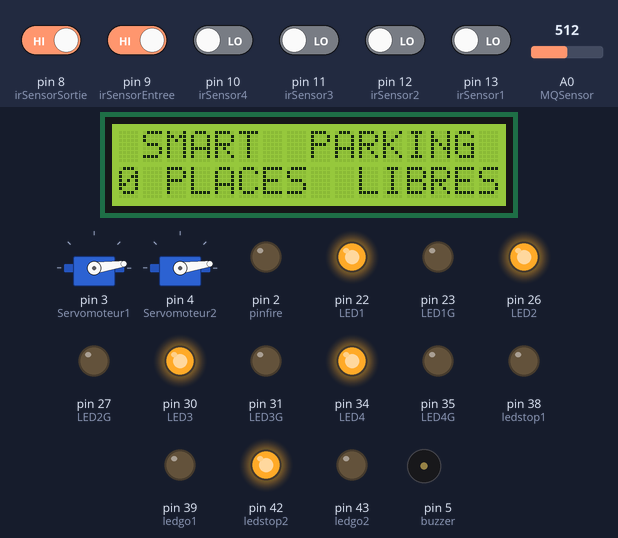
This sketch was run on a simulated Arduino Mega 2560, built with avr-gcc and run on an emulated ATmega2560. Shown: 2 × servo, 16×2 character LCD, output pins drawn as LEDs (lit = HIGH), buzzer (waves = sounding). Dashed ring = blinking. Inputs (shaded band) come from the test bench; at power-on: pin 8 (irSensorSortie), pin 9 (irSensorEntree) HIGH, pin 10 (irSensor4), pin 11 (irSensor3), pin 12 (irSensor2), pin 13 (irSensor1) LOW, A0 (MQSensor) = 512. What the sketch prints to the serial monitor is not drawn.

Above: at 1.2 s.
1.3 s: A0 (MQSensor) set to 784
2.8 s: A0 (MQSensor) set to 812
At 4.4 s:
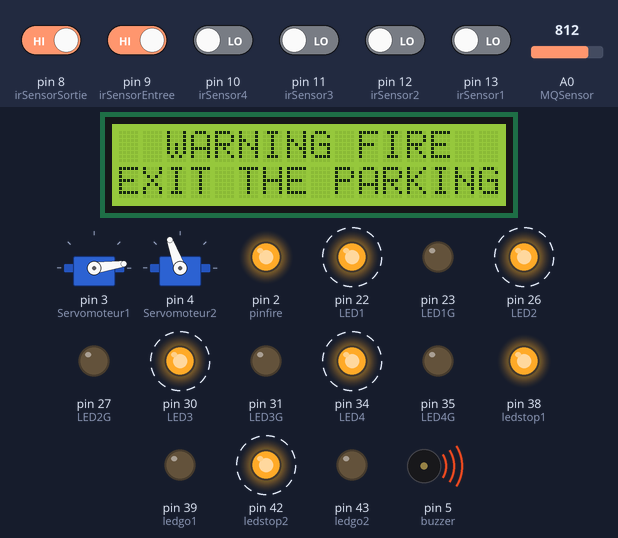
5.8 s: A0 (MQSensor) set to 790
At 6.1 s:
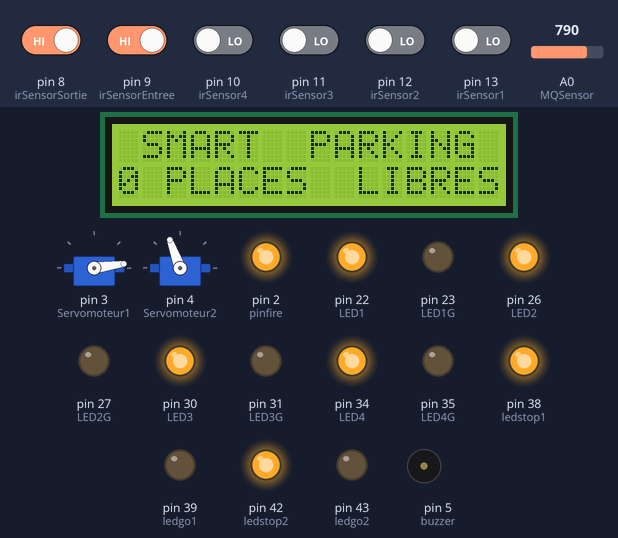
7.3 s: pin 10 (irSensor4) driven HIGH
At 9.2 s:
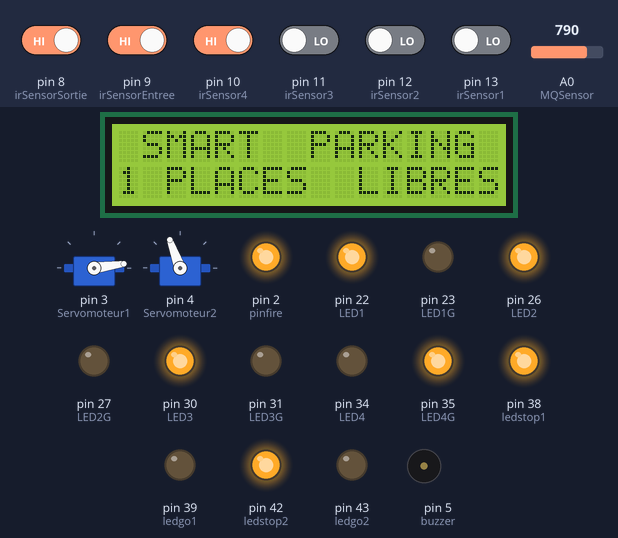
9.8 s: pin 11 (irSensor3) driven HIGH
At 10.7 s:
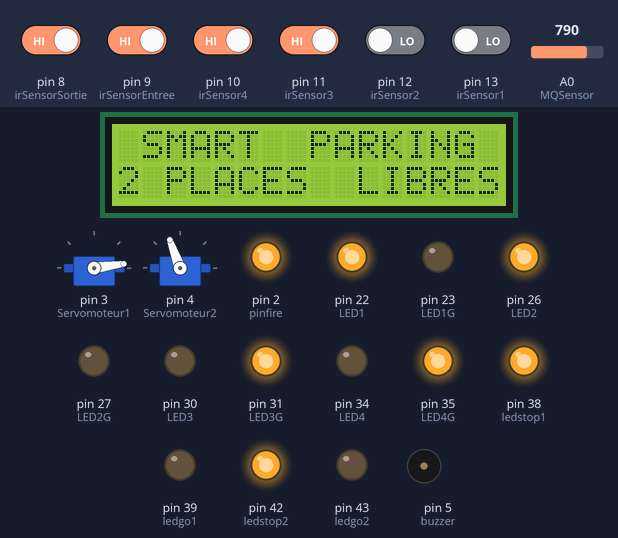
11.3 s: pin 12 (irSensor2) driven HIGH
At 11.6 s:
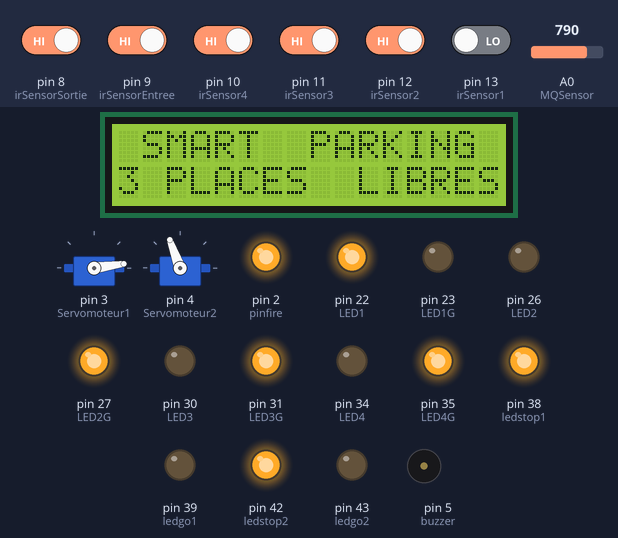
Timing chart, 0 to 13.8 s (numbered marks = the images above; inputs shaded):
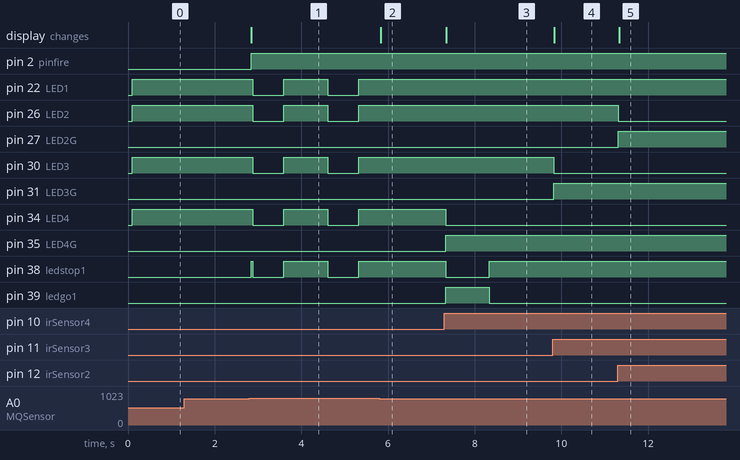

Measured:
- the behaviour switches between 800 and 801 on A0 (MQSensor) (found by bisection; images 0 and 1)
- after the input at 1.3 s, every drawn part: stays the same
- after the input at 2.8 s, pin 2 (pinfire): LOW → HIGH at once; pin 22 (LED1): alternates HIGH for 1.0 s and LOW for 0.72 s, starting after 0.08 s
- after the input at 5.8 s, pin 22 (LED1), pin 26 (LED2), pin 30 (LED3), pin 34 (LED4), pin 38 (ledstop1), pin 42 (ledstop2): stays HIGH (without the input it goes to LOW after 0.54 s); the display: changes at once (image 2)
- after the input at 7.3 s, pin 34 (LED4): HIGH → LOW at once; pin 35 (LED4G): LOW → HIGH at once; pin 38 (ledstop1): HIGH → LOW at once, → HIGH 1.0 s later; pin 39 (ledgo1): LOW → HIGH at once, → LOW 1.0 s later; servo on pin 3 (Servomoteur1): 8° → 110° at once, → 8° 1.0 s later; the display: changes at once (image 3)
- after the input at 9.8 s, pin 30 (LED3): HIGH → LOW at once; pin 31 (LED3G): LOW → HIGH at once; the display: changes at once (image 4)
- after the input at 11.3 s, pin 26 (LED2): HIGH → LOW at once; pin 27 (LED2G): LOW → HIGH at once; the display: changes at once (image 5)

The sketch:

Arduino.ino
```cpp
#include "Servo.h"
#include <Wire.h>
#include <LiquidCrystal_I2C.h>
LiquidCrystal_I2C lcd(0x27,16,2);

int irSensor1=13;
int irSensor2=12;
int irSensor3=11;
int irSensor4=10;
int irSensorEntree=9;
int irSensorSortie=8;
int irSensor; // total sensor values

/////////////////////////

int LED1 = 22;//red led of position 1
int LED1G = 23;//green led of position 1
int LED2 = 26;
int LED2G = 27;
int LED3 = 30;
int LED3G = 31;
int LED4 = 34;
int LED4G = 35;
int ledstop1 = 38;//red led of entrance
int ledgo1 = 39;//green led of entrance
int ledstop2 = 42;
int ledgo2 = 43;
int pinfire=2;

////////////

int buzzer = 5;
int MQSensor = A0;
int sensorThreshold = 800;

/////////////
unsigned long CarDetectedEntreeMillis;  // when car is detected in entrance
unsigned long Servo1UpAt;  // when servo1 was up
unsigned long CarDetectedSortieMillis;  // when car is detected in exit
unsigned long Servo2UpAt;  // when servo2 was up

unsigned long ServoDownDelay = 1000; // servo goes down after this time
bool Servo1Ready = true; // flag for when servo1 is down
bool Servo1State = true; // for servo1 is up or not.
bool Servo2Ready = true; // fflag for when servo2 is down
bool Servo2State = true; // for servo2 is up or not.

const long onDuration = 1000;// ON time for buzzer and LED
const long offDuration = 700;// OFF time for buzzer and LED
int warningState =HIGH;// initial state

long rememberTime = 0;

///////////////

int total_car;
int freeSlot;
const int totalSlot = 4;

//////////////

Servo Servomoteur1;//moteur d'entree
Servo Servomoteur2;//moteur dsortie


void setup() {
 pinMode(LED1, OUTPUT);
 pinMode(LED1G, OUTPUT);
 pinMode(LED2, OUTPUT);
 pinMode(LED2G, OUTPUT);
 pinMode(LED3, OUTPUT);
 pinMode(LED3G, OUTPUT);
 pinMode(LED4, OUTPUT);
 pinMode(LED4G, OUTPUT);
 pinMode(ledgo1, OUTPUT);
 pinMode(ledstop1, OUTPUT);
 pinMode(ledgo2, OUTPUT);
 pinMode(ledstop2, OUTPUT);
 pinMode(pinfire, OUTPUT);
 pinMode(irSensor1, INPUT);
 pinMode(irSensor2, INPUT);
 pinMode(irSensor3, INPUT);
 pinMode(irSensor4, INPUT);
 pinMode(irSensorEntree, INPUT);
 pinMode(irSensorSortie, INPUT);
 pinMode(buzzer, OUTPUT);//buzzer
 pinMode(MQSensor, INPUT);//MQ Sensor gaz
 Servomoteur1.attach(3);//pin of moteur d'entree is 3
 Servomoteur2.attach(4);//pin of moteur de sortie is 4
 Serial.begin(9600);
lcd.init();
lcd.backlight();
}

void loop() {


  int analogSensor = analogRead(MQSensor);
  Serial.println(analogSensor);
  if (analogSensor > sensorThreshold)
  {
    lcd.setCursor(1,0);
    lcd.print(" WARNING FIRE   ");
    lcd.setCursor(0,1);
    lcd.print("EXIT THE PARKING");
    digitalWrite(pinfire,HIGH);

    Servomoteur1.write(8); // la barrière entree se ferme
    Servomoteur2.write(110); // la barrière sortie s'ouvre
    digitalWrite(LED1G, LOW);
    digitalWrite(LED2G, LOW);
    digitalWrite(LED3G, LOW);
    digitalWrite(LED4G, LOW);
    warningState == HIGH;
         if( warningState == HIGH )
         {  tone(buzzer, 2000, 200);
            digitalWrite(LED1, HIGH);
            digitalWrite(LED2, HIGH);
            digitalWrite(LED3, HIGH);
            digitalWrite(LED4, HIGH);
            digitalWrite(ledstop1, HIGH);
            digitalWrite(ledstop2, HIGH);
            if( (millis()- rememberTime) >= onDuration)
            {
            warningState = LOW;
            rememberTime=millis();
            }
         }
         else
         {  noTone(buzzer);
            digitalWrite(LED1, LOW);
            digitalWrite(LED2, LOW);
            digitalWrite(LED3, LOW);
            digitalWrite(LED4, LOW);
            digitalWrite(ledstop1, LOW);
            digitalWrite(ledstop2, LOW);

            if( (millis()- rememberTime) >= offDuration){

            warningState =HIGH;// change the state of warning
            rememberTime=millis();// remember Current millis() time
            }
         }
  }
  else
  {
        lcd.setCursor(1,0);
        lcd.print("SMART  PARKING");
        lcd.setCursor(0,1);
        lcd.print(freeSlot);
        lcd.setCursor(1,1);
        lcd.print(" PLACES  LIBRES");

        noTone(buzzer);
      // irsensor value read as analog, maximum value can be 1024
      // value depends on the distance of obstacle
      int statusSensor1 = digitalRead (irSensor1);
      int statusSensor2 = digitalRead (irSensor2);
      int statusSensor3 = digitalRead (irSensor3);
      int statusSensor4 = digitalRead (irSensor4);
      int statusSensorEntree = digitalRead (irSensorEntree);
      int statusSensorSortie = digitalRead (irSensorSortie);
      //control LED
      if (statusSensor1 == 1)
        {digitalWrite(LED1, LOW);// LED red LOW
        digitalWrite(LED1G, HIGH);}// LED green high
      else
        {digitalWrite(LED1, HIGH);//LED red HIGH
        digitalWrite(LED1G, LOW);}// LED green LOW

       if (statusSensor2 == 1)
        {digitalWrite(LED2, LOW);
        digitalWrite(LED2G, HIGH);}
      else
       {digitalWrite(LED2, HIGH);
        digitalWrite(LED2G, LOW);}

      if (statusSensor3 == 1)
        {digitalWrite(LED3, LOW);
        digitalWrite(LED3G, HIGH);}
      else
        {digitalWrite(LED3, HIGH);
        digitalWrite(LED3G, LOW);}

      if (statusSensor4 == 1)
        {digitalWrite(LED4, LOW);
        digitalWrite(LED4G, HIGH);}
      else
        {digitalWrite(LED4, HIGH);
        digitalWrite(LED4G, LOW);}

      // all four sensors values are added here to take decision easily
      irSensor = statusSensor1 + statusSensor2 + statusSensor3 + statusSensor4;
      if(irSensor == 4)
          total_car = 0;
      if(irSensor == 3)
          total_car = 1;
      if(irSensor == 2)
          total_car = 2;
      if(irSensor == 1)
          total_car = 3;
      if(irSensor == 0)
          total_car = 4;
      // total free slot can find from (total slotlot - total car)
      freeSlot = totalSlot - total_car;
      if(freeSlot!=0)
//Fonctionnement Servo1
      {
            unsigned long currentMillis = millis();
            // check the entrance sensor
            if (statusSensorEntree == LOW) {
             // update the time when car is detected
             CarDetectedEntreeMillis = currentMillis;
             Servo1Ready = true;
            }


            if (Servo1Ready) {
              //this is typical millis code here:

                 // okay, enough time has passed since the button was let go.
                 Servomoteur1.write(110);
                 digitalWrite(ledgo1, HIGH);
                 digitalWrite(ledstop1, LOW);
                 // setup our next "state"
                 Servo1State = true;
                 // save when the servo was up
                 Servo1UpAt = currentMillis;

                 Servo1Ready = false;
                    }


                if (Servo1State) {

                  if ((unsigned long)(currentMillis - Servo1UpAt) >= ServoDownDelay) {
                    Servo1State = false;
                    Servomoteur1.write(8);
                    digitalWrite(ledgo1, LOW);
                    digitalWrite(ledstop1, HIGH);
                  }
                }

      }
      else
      {
        Servomoteur1.write(8);
      }
//Fonctionnement Servo2
           unsigned long currentMillis = millis();

            if (statusSensorSortie == LOW)
            {

             CarDetectedSortieMillis = currentMillis;
             Servo2Ready = true;
            }


            if (Servo2Ready) {

                 Servomoteur2.write(110);
                 digitalWrite(ledgo2, HIGH);
                 digitalWrite(ledstop2, LOW);
                 // setup our next "state"
                 Servo2State = true;
                 Servo2UpAt = currentMillis;
                 Servo2Ready = false;
                    }

                if (Servo2State) {
                  if ((unsigned long)(currentMillis - Servo2UpAt) >= ServoDownDelay) {
                    Servo2State = false;
                    Servomoteur2.write(8);
                    digitalWrite(ledgo2, LOW);
                    digitalWrite(ledstop2, HIGH);
                  }
                }
  }


}
```
